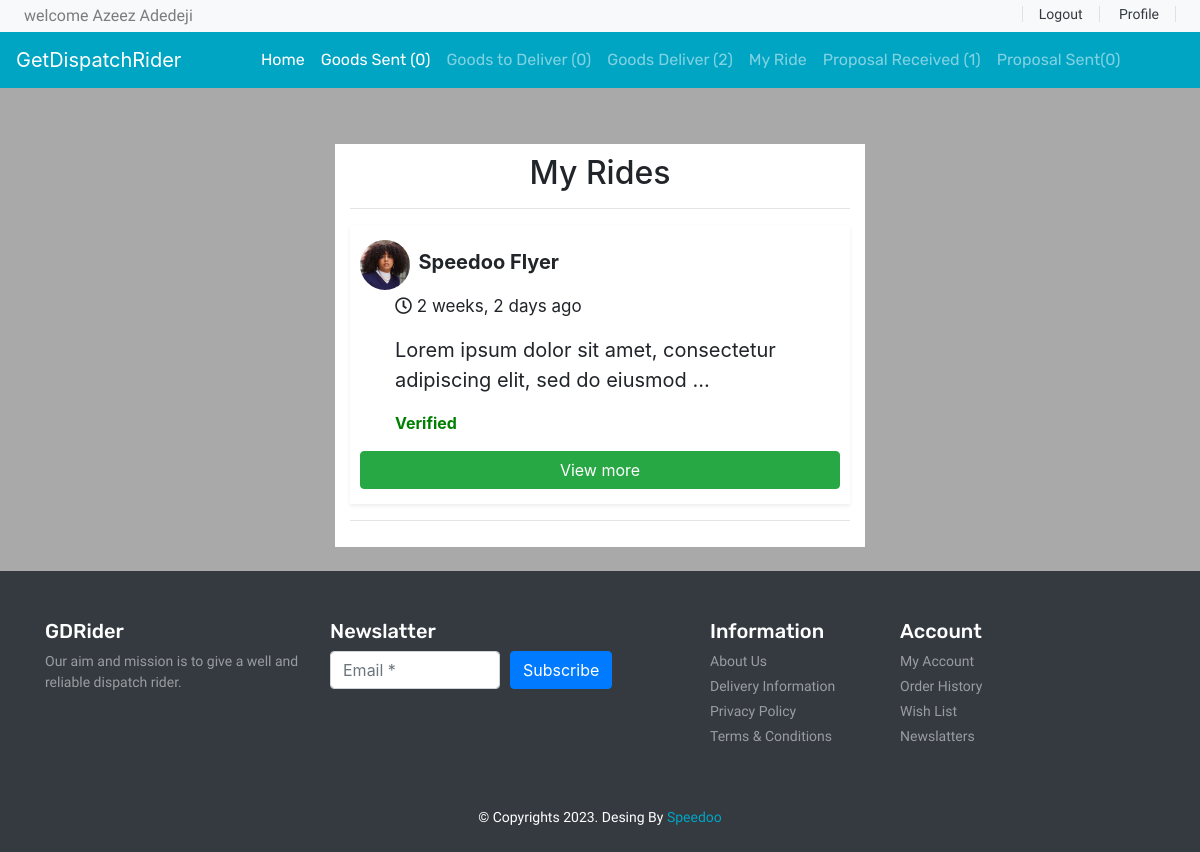
Page /my-ride-list (signed in) on the committed database.
### base/models.py (models this page shows)
class user(AbstractUser):
    fullName = models.CharField(max_length=100)
    email = models.EmailField()
    phoneNumber = models.CharField(max_length=20, unique=True)
    ninslip = models.ImageField()
    verify = models.BooleanField(default=False)
    USERNAME_FIELD = 'phoneNumber'
    REQUIRED_FIELDS = ['username']

class ride(models.Model):
    id = models.UUIDField(default=uuid.uuid4, editable=False, primary_key=True)
    username = models.ForeignKey(user, on_delete=models.CASCADE)
    rideName = models.CharField(max_length=100)
    rideType = models.CharField(max_length=50)
    phoneNumber = models.CharField(max_length=20)
    image = models.ImageField()
    preview1 = models.ImageField()
    preview2 = models.ImageField()
    preview3 = models.ImageField()
    preview4 = models.ImageField()
    preview5 = models.ImageField()
    rideDescription = models.TextField()
    latitude = models.CharField(max_length=100, default='null')
    longitude = models.CharField(max_length=100, default='null')
    state = models.CharField(max_length=100)
    localGov = models.CharField(max_length=200)
    price = models.CharField(max_length=1000)
    created = models.DateTimeField(auto_now_add=True)
    updated = models.DateTimeField(auto_now=True)
    verified = models.BooleanField(default=False)

### base/views.py (the view)
# urls.py: path('my-ride-list', views.myride, name='myride'),
@login_required(login_url='base:login')
def myride(request):
    rides = ride.objects.filter(username=request.user)
    proposalr = proposal.objects.filter(Q(riderUsername=request.user) & Q(accepted=False)).count
    proposals = proposal.objects.filter(Q(senderPhoneNumber=request.user.phoneNumber) & Q(accepted=False)).count
    goodsent = proposal.objects.filter(Q(senderPhoneNumber=request.user.phoneNumber)
                                       & Q(accepted=True)).count
    goodstosend = proposal.objects.filter(Q(riderUsername=request.user) & Q(accepted=True) & Q(deliver=False)).count
    goodsdeliver = proposal.objects.filter(Q(riderUsername=request.user)
                                           & Q(deliver=True)).count
    context = {'rides': rides, 'proposalr': proposalr, 'goodstosend': goodstosend, 'goodsent': goodsent,
               'proposals': proposals, 'goodsdeliver': goodsdeliver}
    return render(request, 'base/myride.html', context)

### base/templates/base/myride.html (shortened to what this page needs)
<div style="background-color: darkgrey;">
    {% extends 'base/navbar.html'%}
{%load static %}
{% block body%}
<div class="container">
        <div class="container" style="background-color: #fff; margin-top: 5%; padding: 10px 15px; width:fit-content ; height:fit-content">
            <div class="text-center">
                <h2>My Rides</h2>
            </div>
           <hr/>
            {% for i in rides %}
            <div class="shadow-sm proposal">
                <img src="{{i.image.url}}" style=" clip-path: circle(50%);" width="50"> <span class="ml-1" style="font-size: 20px; text-align: left;"><strong>{{i.rideName}}</strong> </span>
                <p class="mt-1" style="font-size: 17px; margin-left: 35px;"><i class='far fa-clock' ></i> {{i.created|timesince}} ago</p>
                <p style="font-size: 20px; margin-left: 35px;">{{i.rideDescription|truncatewords:11}}</p>
                {% if i.verified%}
                <p style="color:green;margin-left: 35px"><strong>Verified</strong> </p>
                {%else%}
                <p style="color:red;margin-left: 35px"><strong>Not Verified</strong> </p>
                {%endif%}
                <a href="{% url 'base:rideDetails' i.id %}" style="width: 100%;" class="btn btn-success">View more</a>
            </div>
            <hr style="color: #333;"/>
            {%empty%}
            <h5>You have not created any ride yet<br/> click the button below to create <br/>a new ride </h5>
            <a href="{% url 'base:ride'%}" class="btn btn-success mt-3" style="width:100%;">Create new Ride</a>
            {%endfor%}
        </div>
    </div>
    {%endblock%}

### base/templates/base/navbar.html (shortened to what this page needs)
<!DOCTYPE html>
{% load static %}
<html lang="en">
<head>
     <link rel="stylesheet" href="https://stackpath.bootstrapcdn.com/bootstrap/4.4.1/css/bootstrap.min.css">
     <link rel="stylesheet" href="https://cdnjs.cloudflare.com/ajax/libs/OwlCarousel2/2.3.4/assets/owl.carousel.min.css" />
     <link rel="stylesheet" href="https://cdnjs.cloudflare.com/ajax/libs/OwlCarousel2/2.3.4/assets/owl.theme.default.min.css" />
      <link rel="stylesheet" href="https://cdnjs.cloudflare.com/ajax/libs/font-awesome/5.13.0/css/all.min.css" />
     <link rel="stylesheet" href="https://cdnjs.cloudflare.com/ajax/libs/font-awesome/4.7.0/css/font-awesome.min.css">
     <link rel="stylesheet" href="{% static 'base/style.css' %}">
</head>
<body onload="getLocation();">
 <header id="header" class="">
        <div class="strip d-flex justify-content-between px-4 py-1 bg-light" style="height:fit-content" >
            <p class="font-rale  text-black-50 m-0">welcome {{request.user.fullName}}</p>
            <div class="font-rale font-size-14">
                {% if request.user.is_authenticated%}
                <a href="{% url 'base:logout' %}" class="px-3 border-right border-left text-dark">Logout</a>
                <a href="" class="px-3 border-right text-dark">Profile</a>
                {%else%}
                  <a href="{% url 'base:login' %}" class="px-3 border-right border-left text-dark">Login</a>
                <a href="{%url 'base:signup' %}" class="px-3 border-right text-dark">SignUp</a>
                {%endif%}
            </div>
        </div>
        <nav class="navbar navbar-expand-lg navbar-dark color-second-bg ">
            <a class="navbar-brand" href="#">GetDispatchRider</a>
            <div class="collapse navbar-collapse" id="navbarNav">
              <ul class="navbar-nav m-auto font-rubik">
                   <li class="nav-item active">
                  <a class="nav-link" href="{% url 'base:index' %}">Home</a>
                </li>
                <li class="nav-item active">
                  <a class="nav-link" href="{% url 'base:goodSent'%}">Goods Sent ({{goodsent}})</a>
                </li>
                <li class="nav-item">
                  <a class="nav-link" href="{% url 'base:onDelivary' %}">Goods to Deliver ({{goodstosend}}) </a>
                </li>
                <li class="nav-item">
                  <a class="nav-link" href="{% url 'base:goodsDeliver'%}">Goods Deliver ({{goodsdeliver}})</a>
                </li>
                <li class="nav-item">
                    <a class="nav-link" href="{% url 'base:my-ride'%}">My Ride</a>
                  </li>
                  <li class="nav-item">
                    <a class="nav-link" href="{% url 'base:proposal-receive'%}">Proposal Received ({{proposalr}})</a>
                  </li>
                  <li class="nav-item">
                    <a class="nav-link" href="{% url 'base:proposalSent'%}">Proposal Sent({{proposals}})</a>
                  </li>
              </ul>
            </div>
          </nav>
    </header>
{%block body%}
{%endblock%}
 <br/>
 <footer id="footer" class="bg-dark text-white py-5">
          <div class="container">
            <div class="row">
              <div class="col-lg-3 col-12">
                <h4 class="font-rubik font-size-20">GDRider</h4>
                <p class="font-size-14 font-rale text-white-50">Our aim and mission is to give a well and reliable dispatch rider.</p>
              </div>
              <div class="col-lg-4 col-12">
                <h4 class="font-rubik font-size-20">Newslatter</h4>
                <form class="form-row">
                  <div class="col">
                    <input type="text" class="form-control" placeholder="Email *">
                  </div>
                  <div class="col">
                    <button type="submit" class="btn btn-primary mb-2">Subscribe</button>
                  </div>
                </form>
              </div>
              <div class="col-lg-2 col-12">
                <h4 class="font-rubik font-size-20">Information</h4>
                <div class="d-flex flex-column flex-wrap">
                  <a href="#" class="font-rale font-size-14 text-white-50 pb-1">About Us</a>
                  <a href="#" class="font-rale font-size-14 text-white-50 pb-1">Delivery Information</a>
                  <a href="#" class="font-rale font-size-14 text-white-50 pb-1">Privacy Policy</a>
                  <a href="#" class="font-rale font-size-14 text-white-50 pb-1">Terms & Conditions</a>
                </div>
              </div>
              <div class="col-lg-2 col-12">
                <h4 class="font-rubik font-size-20">Account</h4>
                <div class="d-flex flex-column flex-wrap">
                  <a href="#" class="font-rale font-size-14 text-white-50 pb-1">My Account</a>
                  <a href="#" class="font-rale font-size-14 text-white-50 pb-1">Order History</a>
                  <a href="#" class="font-rale font-size-14 text-white-50 pb-1">Wish List</a>
                  <a href="#" class="font-rale font-size-14 text-white-50 pb-1">Newslatters</a>
                </div>
              </div>
            </div>
          </div>
        </footer>
        <div class="copyright text-center bg-dark text-white py-2">
          <p class="font-rale font-size-14">&copy; Copyrights 2023. Desing By <a href="#" class="color-second">Speedoo</a></p>
        </div>
</body>
</html>

### base/static/base/style.css (style rules this page uses)
button, button:focus { outline: none !important; box-shadow: none !important; }
.font-rale { font-family: "Raleway", cursive; }
.font-rubik { font-family: "Rubik", cursive; }
.font-size-14 { font-size: 14px; }
.font-size-20 { font-size: 20px; }
.color-second { color: #00A5C4; }
.color-second-bg { background: #00A5C4; }
.proposal { width: 500px; padding: 15px 10px; margin-top: 5px; display: block; }

### rows in the picture
user: user.fullName "Azeez Adedeji"
ride: image (picture), rideName "Speedoo Flyer", created "2 weeks, 2 days", rideDescription "Lorem ipsum dolor sit amet, consectetur adipiscing elit, sed do eiusmod …", verified "Verified"

### other values in the picture
{{ goodsent }} "0"
{{ goodstosend }} "0"
{{ goodsdeliver }} "2"
{{ proposalr }} "1"
{{ proposals }} "0"
